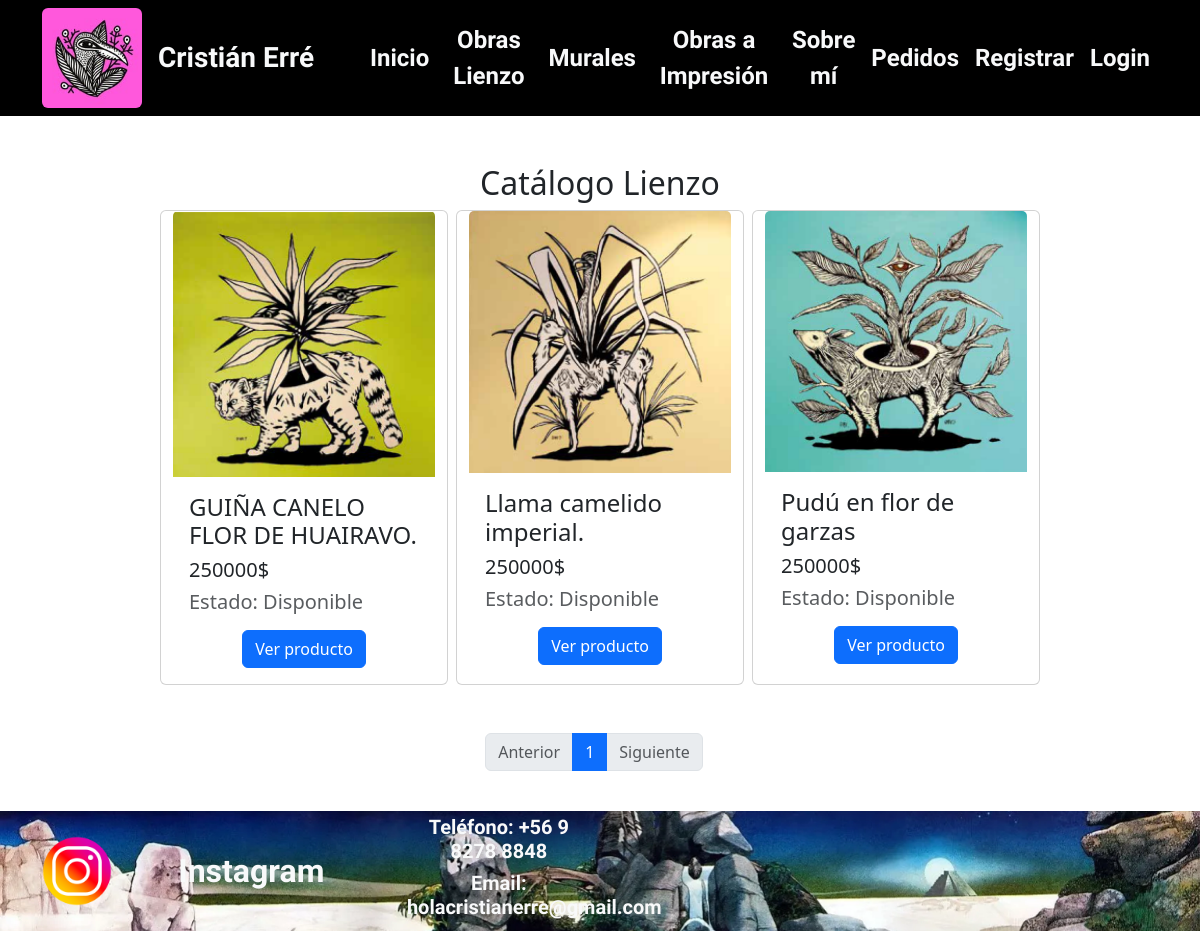
Page /catalogo/lienzo/ on the committed database.
### catalogo/models.py (models this page shows, shortened)
class Obra(models.Model):
    titulo = models.CharField(max_length = 50, verbose_name = "Titulo")
    imagen = models.ImageField(upload_to = "obras", null = True, blank = True, verbose_name = "Imagen")
    medio = models.CharField(max_length = 50, default = "Lienzo", choices = obras_medios, verbose_name = "Medio de Obra")
    etiquetas = models.ManyToManyField(Etiqueta, verbose_name = "etiquetas")
    precio = models.IntegerField(validators=[MinValueValidator(0)], verbose_name = "Precio")
    estado = models.CharField(max_length = 50, default = "Normal", choices = obras_estados, verbose_name = "Estado del producto")
    created = models.DateTimeField(auto_now = True, verbose_name = "Fecha de creación")
    updated = models.DateTimeField(auto_now_add = True, verbose_name = "Última vez editado")
    class Meta:
        verbose_name = "Obra"
        verbose_name_plural = "Obras"

### catalogo/views.py (the view)
# urls.py: path('lienzo/', views.catalogo_lienzo, name = "lienzo"),
def catalogo_lienzo(req):
    medio = "Lienzo"
    obj_return = catalogo_paginacion(req, medio, "lienzo")
    page_obj = obj_return[0]
    page_range = obj_return[1]
    return render(req, 'catalogo/catalogo.html', {
        "medio": medio,
        "page_obj": page_obj,
        "page_range": page_range,
    })

### catalogo/views.py (called while the page is built)
def catalogo_paginacion(req, medio, url):
    obras = Obra.objects.filter(medio = medio).order_by("id")
    pag = Paginator(obras, 12)
    page_number = req.GET.get('page') # Se pasa la url que se quiere conseguir, en este caso: ?page=n
    page_obj = pag.get_page(page_number)
    index = page_obj.number - 1  # Índice actual. Paginator.number nos da un número indexeado a 1, no a 0. Se resta para mantener una indexación de 0 para el rango
    max_index = len(pag.page_range) # Consigue la cantidad de paginas en relación con la cantidad de objetos por página
    start_index = max(index - 2, 0)
    end_index = min(index + 3, max_index)
    page_range = pag.page_range[start_index:end_index]
    return [page_obj, page_range]

### core/processors.py (called while the page is built)
def ctx_dict(request):
    ctx = {
        "nombre_pagina": "Cristián Erré",
        "LINK_INSTAGRAM": "https://www.instagram.com/cristian_erre/"
    }
    return ctx

### catalogo/templates/catalogo/catalogo.html (shortened to what this page needs)
{% extends 'core/base.html' %}
{% load static %}
{% block contenido %}
<section class="contenido container">
    <h2>Catálogo {{ medio }}</h2>
    {% for o in page_obj.object_list %}
    {% if forloop.counter0|divisibleby:4 %}
        <div class="row mb-3 justify-content-center">
    {% endif %}
    <div class="card mx-1" style="width: 18rem;">
        <a href="{% url 'obra' o.id %}"><img class="card-img-top" src="{{ o.imagen.url }}" alt="obra"></a>
        <div class="card-body">
            <h4 class="card-title text-start">{{ o.titulo }}</h4>
            <h5 class="card-title text-start">{{ o.precio }}$</h5>
            <h5 class="card-title text-start text-muted">Estado: {{ o.estado }}</h5>
            <a href="{% url 'obra' o.id %}" class="btn btn-primary mt-2">Ver producto</a>
        </div>
    </div>
    {% if forloop.counter|divisibleby:4 or forloop.last %}
        </div>
    {% endif %}
    {% endfor %}
    <nav aria-label="Paginación" class="row mt-5">
            <ul class="pagination justify-content-center">
                {% if page_obj.has_previous %}
                <li class="page-item">
                    <a class="page-link" href="?page={{ page_obj.previous_page_number }}">Anterior</a>
                </li>
                {% else %}
                <li class="page-item disabled"><span class="page-link">Anterior</span></li>
                {% endif %}
                {% for num in page_range %}
                <li class="page-item {% if page_obj.number == num %}active{% endif %}">
                    <a class="page-link" href="?page={{ num }}">{{ num }}</a>
                </li>
                {% endfor %}
                {% if page_obj.has_next %}
                <li class="page-item">
                    <a class="page-link" href="?page={{ page_obj.next_page_number }}">Siguiente</a>
                </li>
                {% else %}
                <li class="page-item disabled"><span class="page-link">Siguiente</span></li>
                {% endif %}
            </ul>
        </nav>
</section>
{% endblock %}

### core/templates/core/base.html (shortened to what this page needs)
{% load static %}
<!DOCTYPE html>
<html lang="en">
    <head>
        <link href="https://cdn.jsdelivr.net/npm/bootstrap@5.3.7/dist/css/bootstrap.min.css" rel="stylesheet">
        <link rel="stylesheet" href="{% static 'catalogo/style/styles.css' %}">
</head>
<body class="text-center">
    <nav class="navbar navbar-expand-md navbar-black bg-black">
        <div class="container">
            <div class="row">
                <div class="navbar-collapse" id="navbarCollapse">
                    <ul class="navbar-nav me-auto mb-1 mb-md-0 align-items-center">
                    <ul class="navbar-nav me-auto mb-1 mb-md-0 align-items-center">
                        <li class="nav-item fs-4"><img class="logo me-3 rounded" src="{% static 'catalogo/imagenes/logo.jpg' %}" alt="logo"></li>
                        <li class="nav-item"><p class="navbar-brand me-5 my-0 fs-3 oswald text-light">{{ nombre_pagina }}</p></li>
                        <li class="nav-item"><a class="nav-link oswald fs-4 text-light" href="/">Inicio</a></li>
                        <li class="nav-item"><a class="nav-link oswald fs-4 text-light" href="/catalogo/lienzo">Obras Lienzo</a></li>
                        <li class="nav-item"><a class="nav-link oswald fs-4 text-light" href="/catalogo/murales">Murales</a></li>
                        <li class="nav-item"><a class="nav-link oswald fs-4 text-light" href="/catalogo/impresiones">Obras a Impresión</a></li>
                        <li class="nav-item"><a class="nav-link oswald fs-4 text-light" href="/info">Sobre mí</a></li>
                        <li class="nav-item"><a class="nav-link oswald fs-4 text-light" href="/pedidos">Pedidos</a></li>
                        {% if user.is_authenticated %}
                        <li class="nav-item"><a class="nav-link oswald fs-4 text-light" href="/usuarios/perfil">Perfil</a></li>
                        <li class="nav-item"><a class="nav-link oswald fs-4 text-light" href="{% url 'logout' %}">Cerrar sesión</a></li>
                        <li class="nav-item"><a class="nav-link oswald fs-4 text-light" href="{% url 'ver_carrito' %}">🛒</a></li>
                        {% else %}
                        <li class="nav-item"><a class="nav-link oswald fs-4 text-light" href="/usuarios/registrar">Registrar</a></li>
                        <li class="nav-item"><a class="nav-link oswald fs-4 text-light" href="{% url 'login' %}">Login</a></li>
                        {% endif %}
                    </ul>
                </div>
            </div>
        </div>
    </nav>
    <main class="form-signin mt-5 w-100 h-67">
        <div class="container mt-4 text-center">
            <div class="row align-items-center mt-4 mb-4">
                <div class="col ms-auto">
                    {% block contenido %}{% endblock %}
                </div>
            </div>
        </div>
    </main>
    <footer class="mt-4">
        <nav class="navbar navbar-expand-md banner footer bg-black">
            <div class="container">
                <div class="row justify-content-center">
                    <div class="navbar-collapse">
                        <img class="img-fluid col-1" src="{% static 'catalogo/imagenes/instagram.png' %}" alt="github logo">
                        <a class="navbar-brand fs-2 col-4 oswald  text-light" href="{{ LINK_INSTAGRAM }}">Instagram</a>
                        <ul class="list-unstyled mb-0">
                        <li><h4 class="fs-5 col-7 oswald text-light" >Teléfono: +56 9 8278 8848</h4></li>
                        <li><h4 class="fs-5 col-7 oswald text-light"> Email: holacristianerre@gmail.com</h4></li>
                        </ul>
                    </div>
                </div>
            </div>
        </nav>
    </footer>
  </body>
</body>
</html>

### catalogo/static/catalogo/style/styles.css (style rules this page uses)
body { background-color: rgb(255, 255, 255); }
.oswald { font-family: "Oswald"; font-optical-sizing: auto; font-weight: 600; font-style: normal; }
.logo { width: 100px; }
.banner { height: 120px; overflow: hidden; background-image: url('../imagenes/249903@2x.webp'); background-size: cover; background-position: 107% 65%; }

### rows in the picture
Obra: imagen (picture), titulo "GUIÑA CANELO FLOR DE HUAIRAVO.", precio "250000", estado "Disponible"
Obra: imagen (picture), titulo "Llama camelido imperial.", precio "250000", estado "Disponible"
Obra: imagen (picture), titulo "Pudú en flor de garzas", precio "250000", estado "Disponible"

### other values in the picture
{{ nombre_pagina }} "Cristián Erré"
{{ medio }} "Lienzo"
{{ num }} "1"
